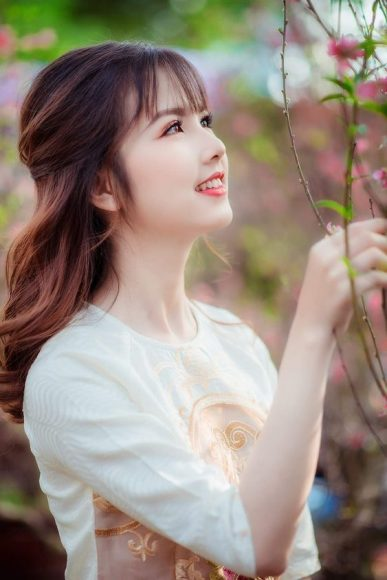
#> input picture lab4/g2.jpg, 387 x 580 px
$ python '4a_3 Lọc trung vị.py'
#> lines starting #> are read from the running program, lines starting #| are printed output that depends on the picture
import cv2  # import thư viện OpenCV
import numpy as np #import thư viện numpy để làm việc với dữ liệu kiểu mảng
import matplotlib.pyplot as plt # import thư viện matplotlib để vẽ ảnh


# Định nghĩa hàm lọc trung vị
def loc_trung_vi(img):
    m, n = img.shape
    img_new = np.zeros([m, n])
    for i in range(1, m-1):
        for j in range(1, n-1):
            temp = [img[i-1, j-1],
                   img[i-1, j],
                   img[i-1, j + 1],
                   img[i, j-1],
                   img[i, j],
                   img[i, j + 1],
                   img[i + 1, j-1],
                   img[i + 1, j],
                   img[i + 1, j + 1]]

            temp = sorted(temp)
            img_new[i, j]= temp[4]
    img_new = img_new.astype(np.uint8)
    return img_new


# Đọc và hiển thị ảnh gốc
image = cv2.imread('g2.jpg', 0)
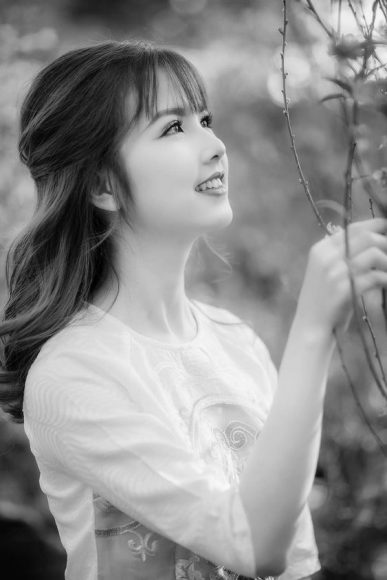
#> image: shape (580, 387); min 0, max 254, mean 140.6
# Lọc trung vị 3 x 3 và hiển thị ảnh
imagenew = loc_trung_vi(image) #Gọi hàm lọc

f, axes = plt.subplots(2,2, figsize=(30,20))
axes[0, 0].imshow(image, cmap='gray')
axes[0, 0].set_title('Gốc')
axes[0, 1].imshow(imagenew, cmap='gray')
axes[0, 1].set_title('Lọc Trung Vị')
axes[1, 0].hist(image.flatten(), 256, [0,256])
axes[1, 1].hist(imagenew.flatten(), 256, [0,256])
plt.show()
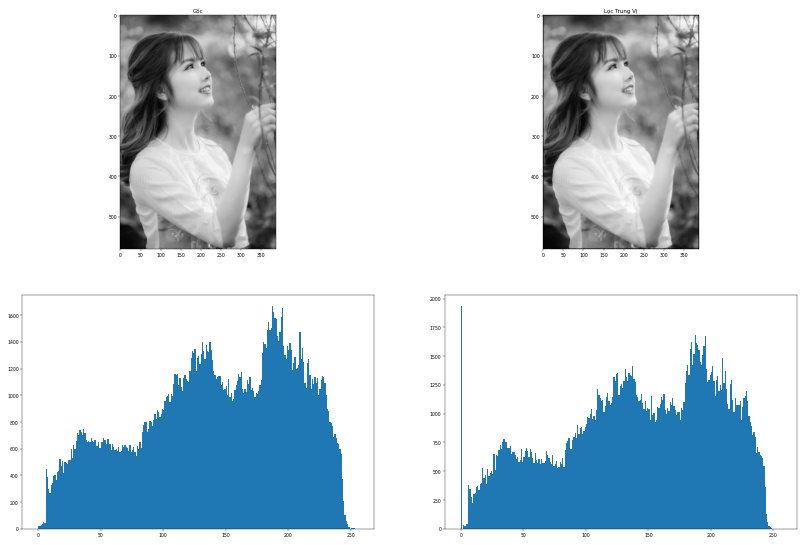
#> figure drawn by matplotlib, 4 panels; panel 3: tallest bar 1665 high, from x = 187 to 188; panel 4: tallest bar 1931 high, from x = 0 to 1
plt.close()

$ run again, with lab4/noise_2.jpg copied over lab4/g2.jpg
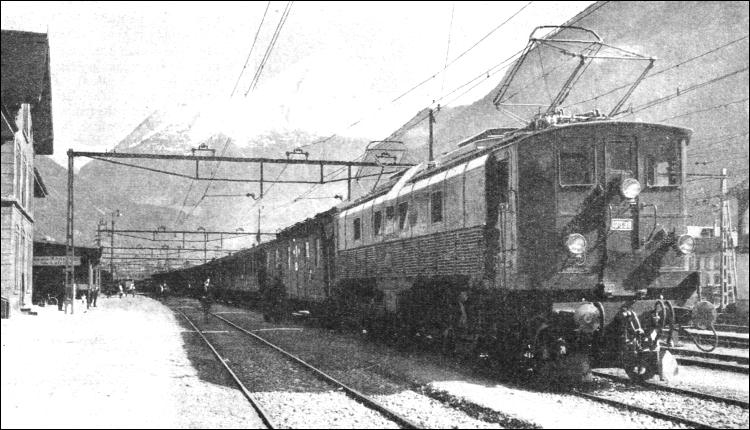
#> input picture lab4/noise_2.jpg, 750 x 430 px
#> image is the input picture: shape (430, 750); min 0, max 255, mean 169.1
#> `plt.show()`:
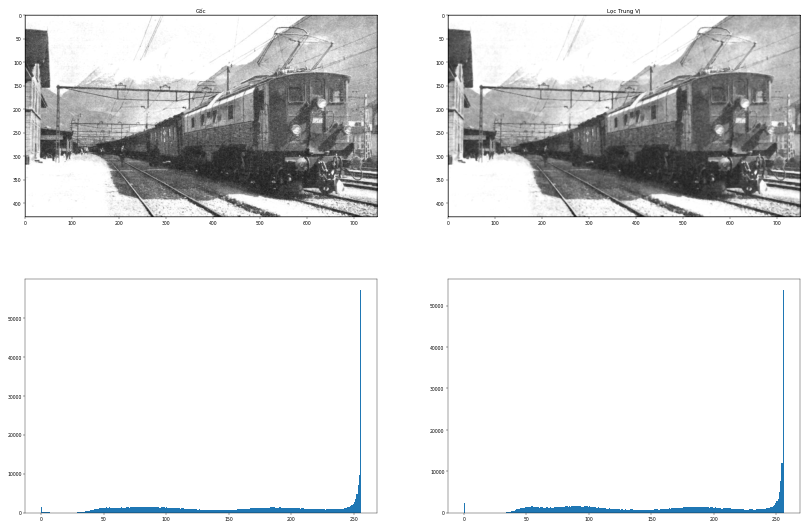
#> figure drawn by matplotlib, 4 panels; panel 3: tallest bar 57073 high, from x = 255 to 256; panel 4: tallest bar 53659 high, from x = 255 to 256

$ run again, with lab4/circuit_image.PNG saved as lab4/g2.jpg
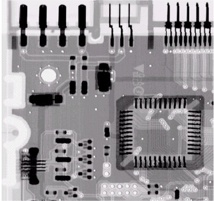
#> input picture lab4/circuit_image.PNG, 214 x 201 px
#> after the loop in loc_trung_vi, `for i in range(1, m-1):`:
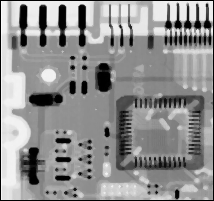
#> img_new: shape (201, 214) float64; min 0, max 251, mean 144.6
#> `plt.show()`:
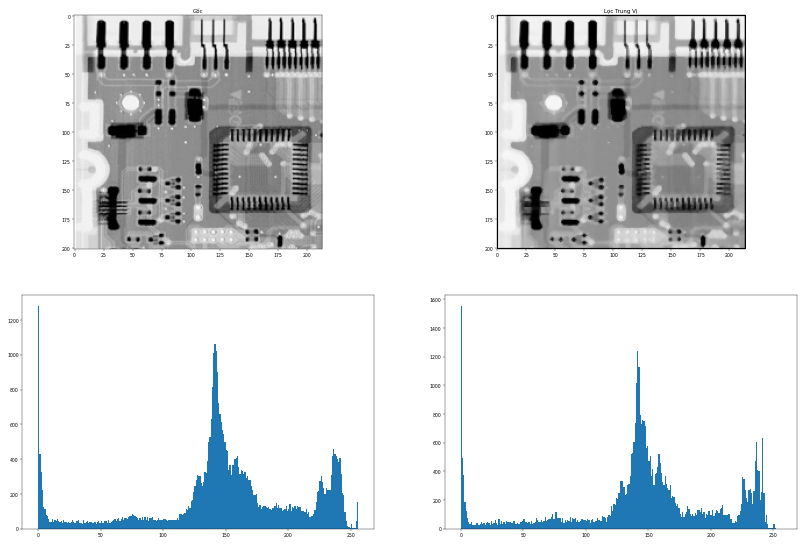
#> figure drawn by matplotlib, 4 panels; panel 3: tallest bar 1278 high, from x = 0 to 1; panel 4: tallest bar 1551 high, from x = 0 to 1
